Frame 1 (no input): blank canvas, image omitted
Frame 60 (the mouse pressed at the canvas centre just before this capture): blank canvas, image omitted
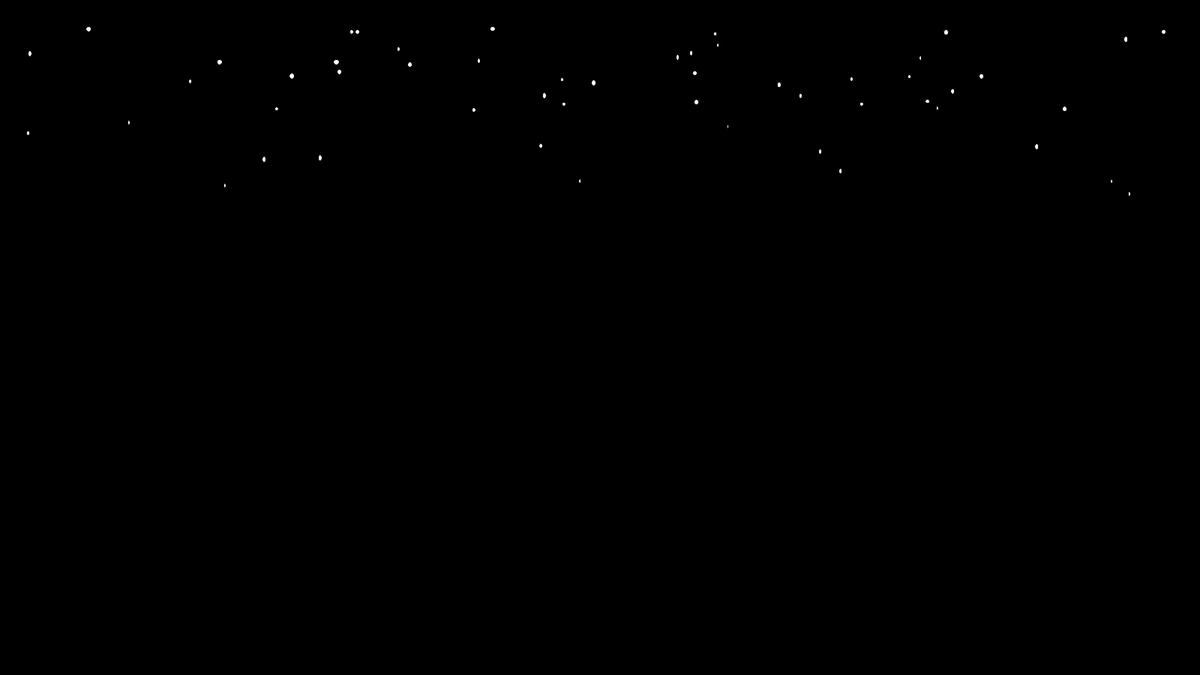
Frame 120 (the mouse held since frame 60 and released just before this capture)

The Processing sketch whose frames 1 and 60 were blank and that drew this single picture after the mouse press (run headless with seeded random() and noise(); from frame 60 on, the mouse is pressed at the canvas centre):

// Processing sketch: code_golf
// ── code_golf.pde
ArrayList<Snowflake> flakes = new ArrayList<Snowflake>();

void setup() {
  size(1600, 900);
}

void draw() {
  background(0);
  if (frameCount % 30 == 0) for (int i = 0; i < (int)random(10, 50); i++) flakes.add(new Snowflake());
  for (Snowflake flake : flakes) flake.display();
  
}

class Snowflake {
  PShape flake;
  PVector size = new PVector(0, 0);
  PVector position = new PVector(random(0, width), -10);
  float drift = 0;
  float direction;
  float speed = 1.5;
  float inverse_speed;
  float side_distance;
  
  public Snowflake() {
    // can be taller
    size.y = random(5, 8);
    // than wide, for pointy shape
    size.x = random(size.y / 2, size.y);
    
    // pointier shapes are faster falling, ratio is 1 or higher
    speed *= size.y / size.x;
    inverse_speed = size.x / size.y;
    
    // pointier shapes dont move side to side as 
    direction = (random(1) < 0.5 ? -inverse_speed : inverse_speed) * .2f;
    side_distance = inverse_speed * 30;
    
    flake = createShape(ELLIPSE, 0, 0, size.x, size.y);
  }
  
  void display() {
    if (abs(drift) > side_distance) direction *= -1;
    drift += direction;
    position.y += speed;
    if (position.y > height || position.y > 0 && get((int)position.x + 5, (int)position.y) != color(0)) {
          position.y -= speed;
          drift -= direction;
    }
    shape(flake, position.x + drift, position.y);
  }
}
